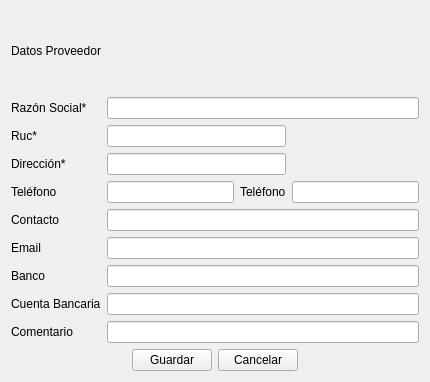
<?xml version="1.0" encoding="UTF-8"?>
<ui version="4.0">
 <class>ui_datos_proveedor</class>
 <widget class="QWidget" name="ui_datos_proveedor">
  <property name="geometry">
   <rect>
    <x>0</x>
    <y>0</y>
    <width>430</width>
    <height>382</height>
   </rect>
  </property>
  <property name="windowTitle">
   <string>Form</string>
  </property>
  <layout class="QGridLayout" name="gridLayout_2">
   <item row="0" column="0">
    <layout class="QGridLayout" name="gridLayout">
     <item row="0" column="1">
      <widget class="QLabel" name="label">
       <property name="text">
        <string>Datos Proveedor</string>
       </property>
      </widget>
     </item>
     <item row="1" column="1">
      <widget class="QLabel" name="label_2">
       <property name="text">
        <string>Razón Social*</string>
       </property>
      </widget>
     </item>
     <item row="1" column="2" colspan="3">
      <widget class="QLineEdit" name="lineEdit_razon_social"/>
     </item>
     <item row="2" column="1">
      <widget class="QLabel" name="label_3">
       <property name="text">
        <string>Ruc*</string>
       </property>
      </widget>
     </item>
     <item row="2" column="2" colspan="2">
      <widget class="QLineEdit" name="lineEdit_ruc"/>
     </item>
     <item row="3" column="1">
      <widget class="QLabel" name="label_4">
       <property name="text">
        <string>Dirección*</string>
       </property>
      </widget>
     </item>
     <item row="3" column="2" colspan="2">
      <widget class="QLineEdit" name="lineEdit_direccion"/>
     </item>
     <item row="4" column="1">
      <widget class="QLabel" name="label_5">
       <property name="text">
        <string>Teléfono</string>
       </property>
      </widget>
     </item>
     <item row="4" column="2">
      <widget class="QLineEdit" name="lineEdit_telefono1"/>
     </item>
     <item row="4" column="3">
      <widget class="QLabel" name="label_6">
       <property name="text">
        <string>Teléfono</string>
       </property>
      </widget>
     </item>
     <item row="4" column="4">
      <widget class="QLineEdit" name="lineEdit_telefono2"/>
     </item>
     <item row="5" column="1">
      <widget class="QLabel" name="label_7">
       <property name="text">
        <string>Contacto</string>
       </property>
      </widget>
     </item>
     <item row="5" column="2" colspan="3">
      <widget class="QLineEdit" name="lineEdit_nombre_contacto"/>
     </item>
     <item row="6" column="1">
      <widget class="QLabel" name="label_10">
       <property name="text">
        <string>Email</string>
       </property>
      </widget>
     </item>
     <item row="6" column="2" colspan="3">
      <widget class="QLineEdit" name="lineEdit_email"/>
     </item>
     <item row="7" column="1">
      <widget class="QLabel" name="label_8">
       <property name="text">
        <string>Banco</string>
       </property>
      </widget>
     </item>
     <item row="7" column="2" colspan="3">
      <widget class="QLineEdit" name="lineEdit_nombre_banco"/>
     </item>
     <item row="8" column="1">
      <widget class="QLabel" name="label_9">
       <property name="text">
        <string>Cuenta Bancaria</string>
       </property>
      </widget>
     </item>
     <item row="8" column="2" colspan="3">
      <widget class="QLineEdit" name="lineEdit_numero_cuenta"/>
     </item>
     <item row="9" column="1">
      <widget class="QLabel" name="label_11">
       <property name="text">
        <string>Comentario</string>
       </property>
      </widget>
     </item>
     <item row="9" column="2" colspan="3">
      <widget class="QLineEdit" name="lineEdit_comentario"/>
     </item>
     <item row="10" column="1" colspan="4">
      <layout class="QHBoxLayout" name="horizontalLayout">
       <item>
        <spacer name="horizontalSpacer">
         <property name="orientation">
          <enum>Qt::Horizontal</enum>
         </property>
         <property name="sizeHint" stdset="0">
          <size>
           <width>40</width>
           <height>20</height>
          </size>
         </property>
        </spacer>
       </item>
       <item>
        <widget class="QPushButton" name="pushButton_save">
         <property name="text">
          <string>Guardar</string>
         </property>
        </widget>
       </item>
       <item>
        <widget class="QPushButton" name="pushButton_cancel">
         <property name="text">
          <string>Cancelar</string>
         </property>
        </widget>
       </item>
       <item>
        <spacer name="horizontalSpacer_2">
         <property name="orientation">
          <enum>Qt::Horizontal</enum>
         </property>
         <property name="sizeHint" stdset="0">
          <size>
           <width>40</width>
           <height>20</height>
          </size>
         </property>
        </spacer>
       </item>
      </layout>
     </item>
    </layout>
   </item>
  </layout>
 </widget>
 <resources/>
 <connections/>
</ui>
